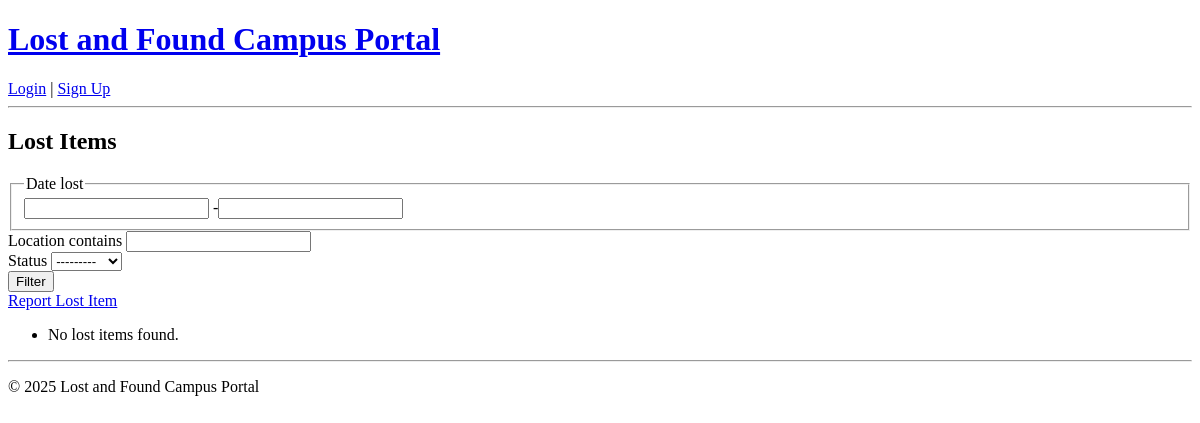
/, run on an earlier commit of the app's database.
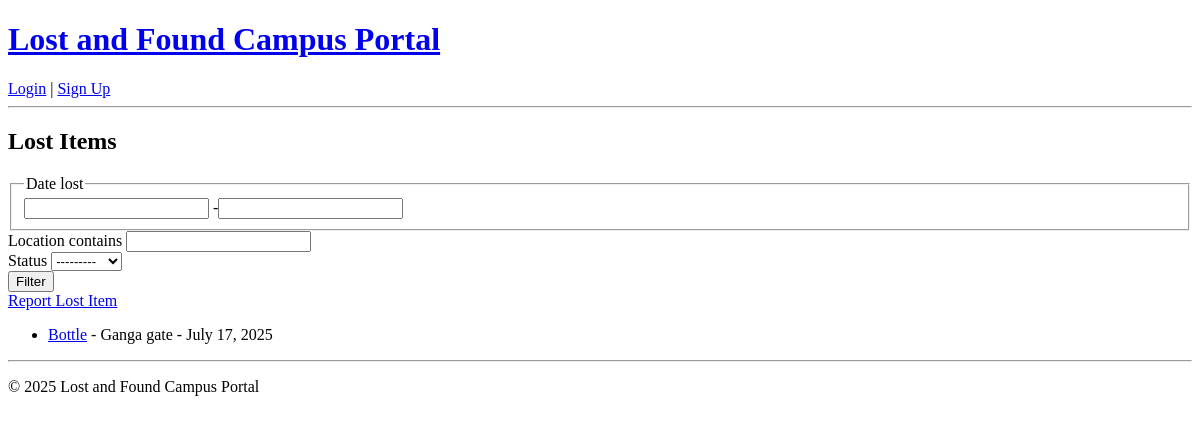
And on a later commit of the database.
### core/models.py (models this page shows, shortened)
class LostItem(models.Model):
    STATUS_CHOICES = [
        ('lost', 'Lost'),
        ('found', 'Found'),
        ('claimed', 'Claimed'),
    ]
    title = models.CharField(max_length=200)
    description = models.TextField()
    location = models.CharField(max_length=200)
    date_lost = models.DateField()
    photo = models.ImageField(upload_to='lost_items/', blank=True, null=True)
    status = models.CharField(max_length=10, choices=STATUS_CHOICES, default='lost')
    reporter = models.ForeignKey(User, on_delete=models.CASCADE, related_name='lost_items')
    created_at = models.DateTimeField(auto_now_add=True)

### core/views.py (the view)
# urls.py: path('', LostItemListView.as_view(), name='lostitem_list'),
class LostItemListView(FilterView):
    model = LostItem
    template_name = 'core/lostitem_list.html'
    paginate_by = 10
    filterset_class = LostItemFilter
    ordering = ['-created_at']

### core/templates/core/lostitem_list.html (shortened to what this page needs)
{% extends "base.html" %}
{% load crispy_forms_tags %}
{% block content %}
  <h2>Lost Items</h2>
  <form method="get">
    {{ filter.form|crispy }}
    <button type="submit">Filter</button>
  </form>
  <a href="{% url 'lostitem_report' %}">Report Lost Item</a>
  <ul>
    {% for item in object_list %}
      <li>
        <a href="{% url 'lostitem_detail' item.pk %}">{{ item.title }}</a> - {{ item.location }} - {{ item.date_lost }}
      </li>
    {% empty %}
      <li>No lost items found.</li>
    {% endfor %}
  </ul>
{% endblock %}

What changed in the data, as far as the page shows it:
added LostItem: title "Bottle", location "Ganga gate", date_lost "July 17, 2025"
Also different on the page:
text no longer shown: "No lost items found."
